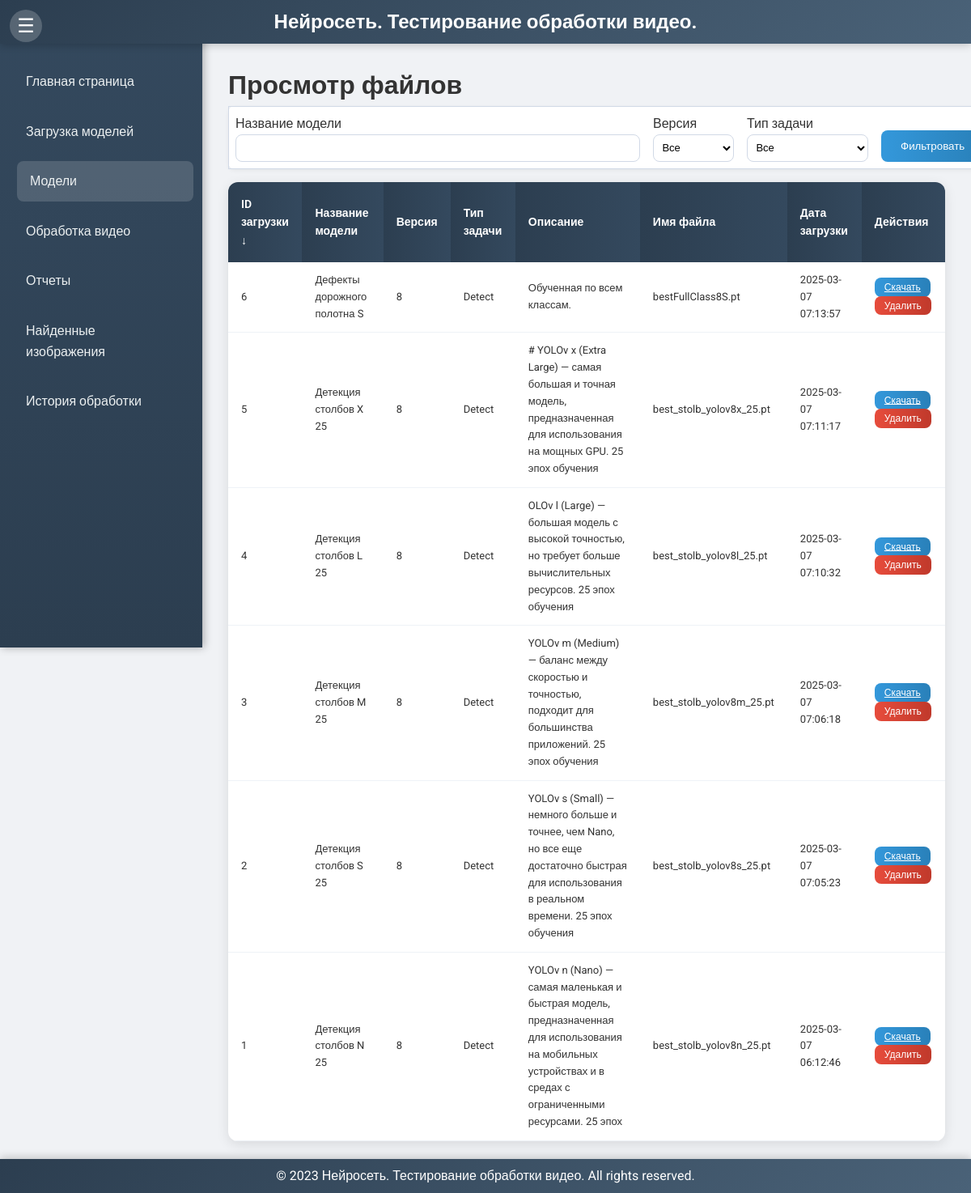
Screenshot of /view?sort_by=id&sort_dir=desc with the database file from the repository.
### models.py (models this page shows)
class UploadedFile(db.Model):
    id = db.Column(db.Integer, primary_key=True)
    model_name = db.Column(db.String(255), nullable=False)
    version = db.Column(db.String(10), nullable=False)
    task_type = db.Column(db.String(50), nullable=False)
    description = db.Column(db.Text, nullable=False)
    file_path = db.Column(db.String(255), nullable=False)
    original_filename = db.Column(db.String(255), nullable=False)
    filename_without_guid = db.Column(db.String(255), nullable=False)
    upload_datetime = db.Column(db.DateTime, default=datetime.utcnow)

### app.py (the view)
@app.route('/view', methods=['GET'])
def view_files():
    model_name = request.args.get('model_name')
    version = request.args.get('version')
    task_type = request.args.get('task_type')
    sort_by = request.args.get('sort_by', 'upload_datetime')
    sort_dir = request.args.get('sort_dir', 'desc')
    query = UploadedFile.query
    if model_name:
        query = query.filter(UploadedFile.model_name.ilike(f'%{model_name}%'))
    if version:
        query = query.filter_by(version=version)
    if task_type:
        query = query.filter_by(task_type=task_type)
    sortable_fields = {
        'id': UploadedFile.id,
        'model_name': UploadedFile.model_name,
        'version': UploadedFile.version,
        'task_type': UploadedFile.task_type,
        'description': UploadedFile.description,
        'filename_without_guid': UploadedFile.filename_without_guid,
        'upload_datetime': UploadedFile.upload_datetime
    }
    if sort_by in sortable_fields:
        sort_column = sortable_fields[sort_by]
        if sort_dir == 'asc':
            query = query.order_by(asc(sort_column))
        else:
            query = query.order_by(desc(sort_column))
    files = query.all()
    unique_model_names = [row[0] for row in db.session.query(distinct(UploadedFile.model_name)).all()]
    return render_template(
        'view.html',
        files=files,
        current_page='view',
        sort_by=sort_by,
        sort_dir=sort_dir,
        unique_model_names=unique_model_names
    )

### templates/view.html (shortened to what this page needs)
{% extends 'base.html' %}
{% block content %}
    <h1>Просмотр файлов</h1>
    <form method="GET" action="{{ url_for('view_files') }}">
        <table class="filter-table">
            <tr>
                <td class="form-group compact">
                    <label for="model_name">Название модели</label>
                    <input type="text" id="model_name" name="model_name" class="form-control compact-input" value="" list="model_names" autocomplete="off" style="width: 500px;">
                </td>
                <td class="form-group compact">
                    <label for="version">Версия</label>
                    <select id="version" name="version" class="form-control compact-input" style="width: 100px;">
                        <option value="">Все</option>
                    </select>
                </td>
                <td class="form-group compact">
                    <label for="task_type">Тип задачи</label>
                    <select id="task_type" name="task_type" class="form-control compact-input" style="width: 150px;">
                        <option value="">Все</option>
                    </select>
                </td>
                <td class="form-group compact filter-button">
                    <button type="submit" class="btn btn-primary">Фильтровать</button>
                </td>
            </tr>
        </table>
    </form>
    <table class="modern-table">
        <thead>
            <tr>
                <th><a href="{{ url_for('view_files', model_name=request.args.get('model_name'), version=request.args.get('version'), task_type=request.args.get('task_type'), sort_by='id', sort_dir='asc' if sort_by == 'id' and sort_dir == 'desc' else 'desc') }}" class="table-link">ID загрузки {% if sort_by == 'id' %}{{ '↑' if sort_dir == 'asc' else '↓' }}{% endif %}</a></th>
                <th><a href="{{ url_for('view_files', model_name=request.args.get('model_name'), version=request.args.get('version'), task_type=request.args.get('task_type'), sort_by='model_name', sort_dir='asc' if sort_by == 'model_name' and sort_dir == 'desc' else 'desc') }}" class="table-link">Название модели {% if sort_by == 'model_name' %}{{ '↑' if sort_dir == 'asc' else '↓' }}{% endif %}</a></th>
                <th><a href="{{ url_for('view_files', model_name=request.args.get('model_name'), version=request.args.get('version'), task_type=request.args.get('task_type'), sort_by='version', sort_dir='asc' if sort_by == 'version' and sort_dir == 'desc' else 'desc') }}" class="table-link">Версия {% if sort_by == 'version' %}{{ '↑' if sort_dir == 'asc' else '↓' }}{% endif %}</a></th>
                <th><a href="{{ url_for('view_files', model_name=request.args.get('model_name'), version=request.args.get('version'), task_type=request.args.get('task_type'), sort_by='task_type', sort_dir='asc' if sort_by == 'task_type' and sort_dir == 'desc' else 'desc') }}" class="table-link">Тип задачи {% if sort_by == 'task_type' %}{{ '↑' if sort_dir == 'asc' else '↓' }}{% endif %}</a></th>
                <th><a href="{{ url_for('view_files', model_name=request.args.get('model_name'), version=request.args.get('version'), task_type=request.args.get('task_type'), sort_by='description', sort_dir='asc' if sort_by == 'description' and sort_dir == 'desc' else 'desc') }}" class="table-link">Описание {% if sort_by == 'description' %}{{ '↑' if sort_dir == 'asc' else '↓' }}{% endif %}</a></th>
                <th><a href="{{ url_for('view_files', model_name=request.args.get('model_name'), version=request.args.get('version'), task_type=request.args.get('task_type'), sort_by='filename_without_guid', sort_dir='asc' if sort_by == 'filename_without_guid' and sort_dir == 'desc' else 'desc') }}" class="table-link">Имя файла {% if sort_by == 'filename_without_guid' %}{{ '↑' if sort_dir == 'asc' else '↓' }}{% endif %}</a></th>
                <th><a href="{{ url_for('view_files', model_name=request.args.get('model_name'), version=request.args.get('version'), task_type=request.args.get('task_type'), sort_by='upload_datetime', sort_dir='asc' if sort_by == 'upload_datetime' and sort_dir == 'desc' else 'desc') }}" class="table-link">Дата загрузки {% if sort_by == 'upload_datetime' %}{{ '↑' if sort_dir == 'asc' else '↓' }}{% endif %}</a></th>
                <th>Действия</th>
            </tr>
        </thead>
        <tbody>
            {% for file in files %}
            <tr>
                <td>{{ file.id }}</td>
                <td>{{ file.model_name }}</td>
                <td>{{ file.version }}</td>
                <td>{{ file.task_type }}</td>
                <td>{{ file.description }}</td>
                <td>{{ file.filename_without_guid }}</td>
                <td>{{ file.upload_datetime.strftime('%Y-%m-%d %H:%M:%S') }}</td>
                <td>
                    <a href="{{ url_for('download_file', file_id=file.id) }}" class="btn btn-primary btn-sm">Скачать</a>
                    <form method="POST" action="{{ url_for('delete_file', file_id=file.id) }}" style="display:inline;">
                        <button type="submit" class="btn btn-danger btn-sm" onclick="return confirm('Вы уверены, что хотите удалить этот файл?');">Удалить</button>
                    </form>
                </td>
            </tr>
            {% endfor %}
        </tbody>
    </table>
{% endblock %}

### static/css/styles.css (style rules this page uses)
* { margin: 0; padding: 0; box-sizing: border-box; }
body { font-family: 'Roboto', sans-serif; line-height: 1.6; background-color: #f0f2f5; color: #333; }
.modern-table { width: 100%; border-collapse: collapse; background-color: white; box-shadow: 0 4px 15px rgba(0, 0, 0, 0.1); border-radius: 12px; overflow: hidden; margin-bottom: 2rem; }
.modern-table th { background: linear-gradient(90deg, #2c3e50, #34495e); color: white !important; padding: 1rem; font-size: 14px; text-align: left; font-weight: 600; }
.modern-table th a.table-link { color: white; text-decoration: none; transition: color 0.3s; }
.modern-table td { padding: 0.75rem 1rem; font-size: 13px; border-bottom: 1px solid #eef2f7; }
.modern-table .btn-sm { padding: 0.3rem 0.75rem; font-size: 12px; }
.form-group { margin-bottom: 1.5rem; }
.form-control { width: 100%; padding: 0.75rem; border: 1px solid #d1d9e6; border-radius: 8px; font-size: 14px; background-color: #fff; transition: border-color 0.3s, box-shadow 0.3s; }
.btn { padding: 0.75rem 1.5rem; border: none; border-radius: 8px; cursor: pointer; transition: background-color 0.3s, transform 0.2s; font-weight: 500; }
.btn-primary { background: linear-gradient(90deg, #3498db, #2980b9); color: white; }
.btn-danger { background: linear-gradient(90deg, #e74c3c, #c0392b); color: white; }
.filter-table { width: 100%; border-collapse: collapse; margin-bottom: 1rem; background-color: #fff; border: 1px solid #d1d9e6; border-radius: 8px; box-shadow: 0 2px 5px rgba(0, 0, 0, 0.05); }
.filter-table td { padding: 0.5rem; vertical-align: bottom; }
.filter-table .form-group.compact { margin-bottom: 0; }
.filter-table .compact-input { width: 100%; padding: 0.4rem; font-size: 13px; height: 34px; box-sizing: border-box; }
.filter-table .filter-button { padding-top: 1.5rem; }

### rows the page displays
UploadedFile: id "6", model_name "Дефекты дорожного полотна S", version "8", task_type "Detect", description "Обученная по всем классам.", filename_without_guid "bestFullClass8S.pt", upload_datetime "2025-03-07 07:13:57"
UploadedFile: id "5", model_name "Детекция столбов X 25", version "8", task_type "Detect", description "# YOLOv x (Extra Large) — самая большая и точная модель, предназначенная для использования на мощных GPU. 25 эпох обучения", filename_without_guid "best_stolb_yolov8x_25.pt", upload_datetime "2025-03-07 07:11:17"
UploadedFile: id "4", model_name "Детекция столбов L 25", version "8", task_type "Detect", description "OLOv l (Large) — большая модель с высокой точностью, но требует больше вычислительных ресурсов. 25 эпох обучения", filename_without_guid "best_stolb_yolov8l_25.pt", upload_datetime "2025-03-07 07:10:32"
UploadedFile: id "3", model_name "Детекция столбов M 25", version "8", task_type "Detect", description "YOLOv m (Medium) — баланс между скоростью и точностью, подходит для большинства приложений. 25 эпох обучения", filename_without_guid "best_stolb_yolov8m_25.pt", upload_datetime "2025-03-07 07:06:18"
UploadedFile: id "2", model_name "Детекция столбов S 25", version "8", task_type "Detect", description "YOLOv s (Small) — немного больше и точнее, чем Nano, но все еще достаточно быстрая для использования в реальном времени. 25 эпох обучения", filename_without_guid "best_stolb_yolov8s_25.pt", upload_datetime "2025-03-07 07:05:23"
UploadedFile: id "1", model_name "Детекция столбов N 25", version "8", task_type "Detect", description "YOLOv n (Nano) — самая маленькая и быстрая модель, предназначенная для использования на мобильных устройствах и в средах с ограниченными ресурсами. 25 эпох", filename_without_guid "best_stolb_yolov8n_25.pt", upload_datetime "2025-03-07 06:12:46"

### other values shown
{{ '↑' if sort_dir == 'asc' else '↓' }} "↓"
